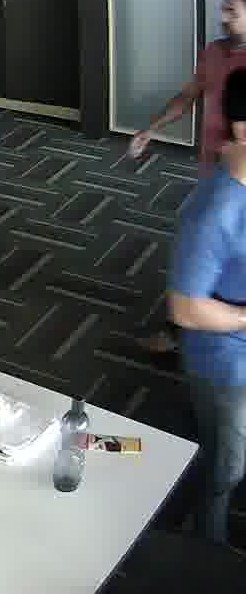
#> input picture Insane_conv/frame_123.jpg, 246 x 594 px
$ python Insane_Covolutions_Anandf.py
#> lines starting #> are read from the running program, lines starting #| are printed output that depends on the picture; after the words box and inside, x2 and y2 are one past the last pixel; in counts of white or black regions, pixels touching at a corner belong together
import cv2
import numpy as np
from matplotlib import pyplot as plt

img = cv2.imread('Insane_conv/frame_123.jpg')
#> img is the input picture: shape (594, 246, 3); mean B, G, R 87.6, 85.4, 80.7
img = cv2.cvtColor(img,cv2.COLOR_BGR2GRAY)
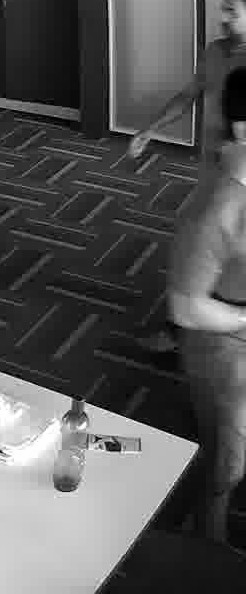
#> img: shape (594, 246); min 0, max 255, mean 84.2

template = cv2.imread('Insane_conv/frame_122.jpg')
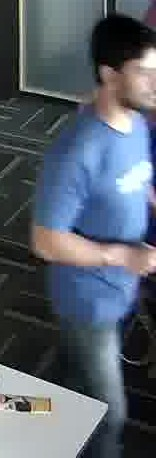
#> input picture Insane_conv/frame_122.jpg, 156 x 458 px
#> template is the input picture: shape (458, 156, 3); mean B, G, R 106.9, 95.4, 86.4
template = cv2.cvtColor(template,cv2.COLOR_BGR2GRAY)
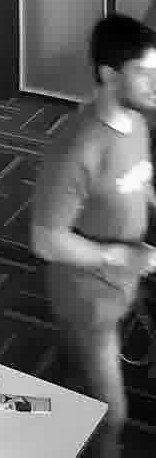
#> template: shape (458, 156); min 0, max 254, mean 94

w, h = template.shape[::-1]
#> w = 156; h = 458

method = eval('cv2.TM_CCOEFF')
# Apply template Matching
res = cv2.matchTemplate(img,template,method)
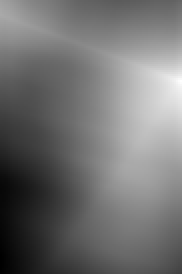
#> res: shape (137, 91) float32 (shown 2 times larger); min -23492900, max 137266816, mean 48145072; drawn with min black and max white
min_val, max_val, min_loc, max_loc = cv2.minMaxLoc(res)
#> min_val = -23492900; max_val = 137266816; min_loc = (0, 132); max_loc = (90, 40)
print(min_val, max_val)
#| -23492900.0 137266816.0
top_left = max_loc
#> top_left = (90, 40)
bottom_right = (top_left[0] + w, top_left[1] + h)
#> bottom_right = (246, 498)
print(top_left, bottom_right)
#| (90, 40) (246, 498)
cv2.rectangle(img,top_left, bottom_right, 255, 5)
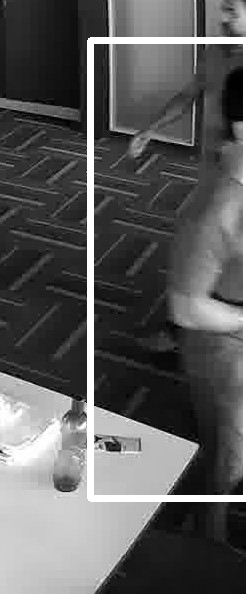
#> img: shape (594, 246); 4.6% of pixels changed, all inside (x1, y1, x2, y2) = (87, 37, 246, 502)
plt.subplot(121),plt.imshow(res,cmap = 'gray')
plt.title('Matching Result'), plt.xticks([]), plt.yticks([])
plt.subplot(122),plt.imshow(img,cmap = 'gray')
plt.title('Detected Point'), plt.xticks([]), plt.yticks([])
plt.suptitle('cv2.TM_CCOEFF')
plt.show()
